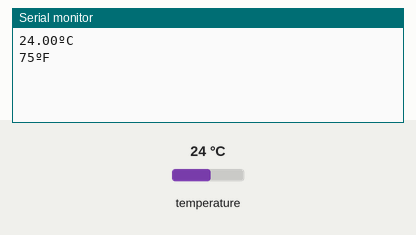
Bench run of a sketch on a simulated Arduino Uno, built with avr-gcc and run on an emulated ATmega328P. On the bench: the last lines printed to the serial monitor. Inputs (shaded band) come from the test bench; at power-on: temperature 24 °C.

Above: at 1.5 s.
1.6 s: temperature set to 12 °C
At 3.4 s:
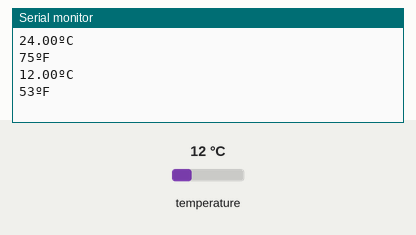
3.7 s: temperature set to 19 °C
At 5.2 s:
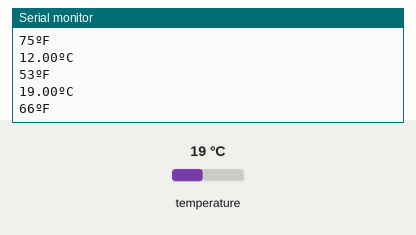
Timing chart, 0 to 6.7 s (numbered marks = the images above; inputs shaded):
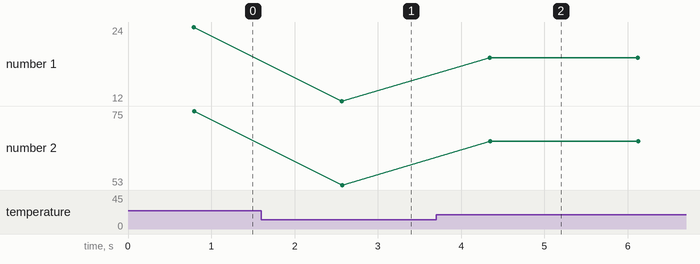

Measured:
- after the input at 1.6 s, the serial monitor: prints a new line after 0.97 s (image 1)
- after the input at 3.7 s, the serial monitor: prints a new line after 0.65 s (image 2)
- plotted number 1: 24 → 12 after the input at 1.6 s, 12 → 19 after the input at 3.7 s
- plotted number 2: 75 → 53 after the input at 1.6 s, 53 → 66 after the input at 3.7 s

The sketch:

arduinouno.ino
```cpp
#include <SoftwareSerial.h>
SoftwareSerial s(5, 6);
#include <OneWire.h>
#include <DallasTemperature.h>
int temperatureF=0;
// GPIO where the DS18B20 is connected to
const int oneWireBus = 3;

// Setup a oneWire instance to communicate with any OneWire devices
OneWire oneWire(oneWireBus);

// Pass our oneWire reference to Dallas Temperature sensor
DallasTemperature sensors(&oneWire);
void setup()
{
  Serial.begin(115200);
  // Start the DS18B20 sensor
  sensors.begin();
  s.begin(9600);
}

void loop() {
    sensors.requestTemperatures();
  float temperatureC = sensors.getTempCByIndex(0);
   temperatureF = sensors.getTempFByIndex(0);
  Serial.print(temperatureC);
  Serial.println("ºC");
  Serial.print(temperatureF);
  Serial.println("ºF");

  if (s.available() > 0)
  {
    s.write(temperatureF);
  }
    delay(1000);
}
```
